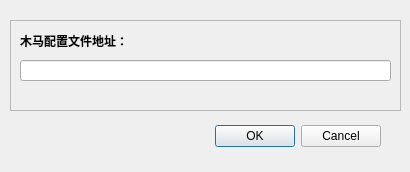
<?xml version="1.0" encoding="UTF-8"?>
<ui version="4.0">
 <class>svrSettings</class>
 <widget class="QDialog" name="svrSettings">
  <property name="geometry">
   <rect>
    <x>0</x>
    <y>0</y>
    <width>410</width>
    <height>172</height>
   </rect>
  </property>
  <property name="windowTitle">
   <string>Dialog</string>
  </property>
  <property name="modal">
   <bool>true</bool>
  </property>
  <widget class="QDialogButtonBox" name="buttonBox">
   <property name="geometry">
    <rect>
     <x>40</x>
     <y>120</y>
     <width>341</width>
     <height>32</height>
    </rect>
   </property>
   <property name="orientation">
    <enum>Qt::Horizontal</enum>
   </property>
   <property name="standardButtons">
    <set>QDialogButtonBox::Cancel|QDialogButtonBox::Ok</set>
   </property>
  </widget>
  <widget class="QLabel" name="label">
   <property name="geometry">
    <rect>
     <x>20</x>
     <y>30</y>
     <width>131</width>
     <height>21</height>
    </rect>
   </property>
   <property name="font">
    <font>
     <weight>75</weight>
     <bold>true</bold>
    </font>
   </property>
   <property name="text">
    <string>木马配置文件地址：</string>
   </property>
  </widget>
  <widget class="QLineEdit" name="lineEdit">
   <property name="geometry">
    <rect>
     <x>20</x>
     <y>60</y>
     <width>371</width>
     <height>21</height>
    </rect>
   </property>
  </widget>
  <widget class="QFrame" name="frame">
   <property name="geometry">
    <rect>
     <x>10</x>
     <y>20</y>
     <width>391</width>
     <height>91</height>
    </rect>
   </property>
   <property name="frameShape">
    <enum>QFrame::StyledPanel</enum>
   </property>
   <property name="frameShadow">
    <enum>QFrame::Raised</enum>
   </property>
  </widget>
 </widget>
 <resources/>
 <connections>
  <connection>
   <sender>buttonBox</sender>
   <signal>accepted()</signal>
   <receiver>svrSettings</receiver>
   <slot>accept()</slot>
   <hints>
    <hint type="sourcelabel">
     <x>248</x>
     <y>254</y>
    </hint>
    <hint type="destinationlabel">
     <x>157</x>
     <y>274</y>
    </hint>
   </hints>
  </connection>
  <connection>
   <sender>buttonBox</sender>
   <signal>rejected()</signal>
   <receiver>svrSettings</receiver>
   <slot>reject()</slot>
   <hints>
    <hint type="sourcelabel">
     <x>316</x>
     <y>260</y>
    </hint>
    <hint type="destinationlabel">
     <x>286</x>
     <y>274</y>
    </hint>
   </hints>
  </connection>
 </connections>
</ui>
